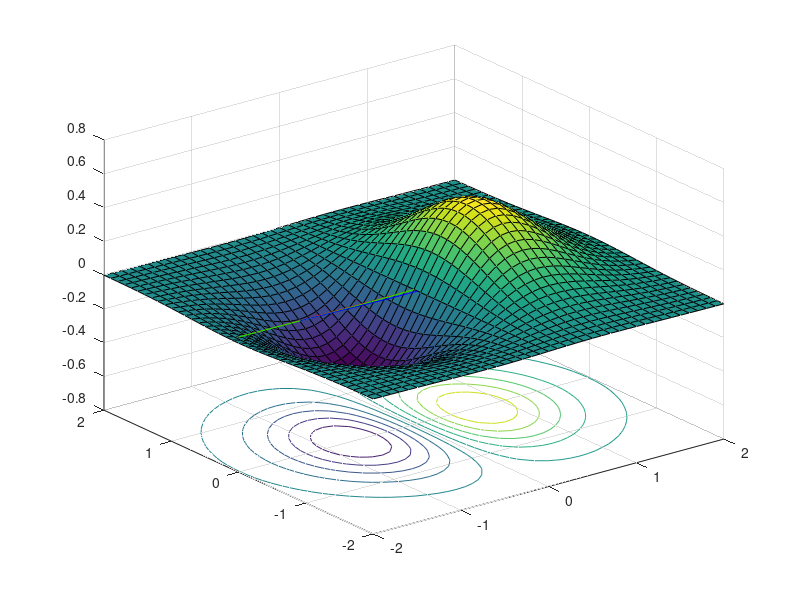

Here is the MATLAB script that generated this plot:
clear all; clc;
domain_x = [-2:0.1:2];
domain_y = [-2:0.1:2];
[X,Y] = meshgrid(domain_x,domain_y);
Z = X.*(exp(-X.^2-Y.^2));
surfc(X,Y,Z);
% above is the ans to a)
fprintf("Question 1 Completed, Press any key to continue...\n");
pause 
result_z1 = domain_x .* exp(-domain_x.^2 - 4);
result_z2 = domain_x .* exp(-domain_x.*2 ) ;
result_z3 = -1 .* exp(-1 - domain_y.^2);
hold on;
%plot (domain_x,Z(1,:),'r.');
plot ( domain_x, Z(1,:),'r');
plot ( domain_x, Z(3,:),'g');
plot ( domain_y, Z(:,2),'b');
fprintf("Question 2 Completed\n");
